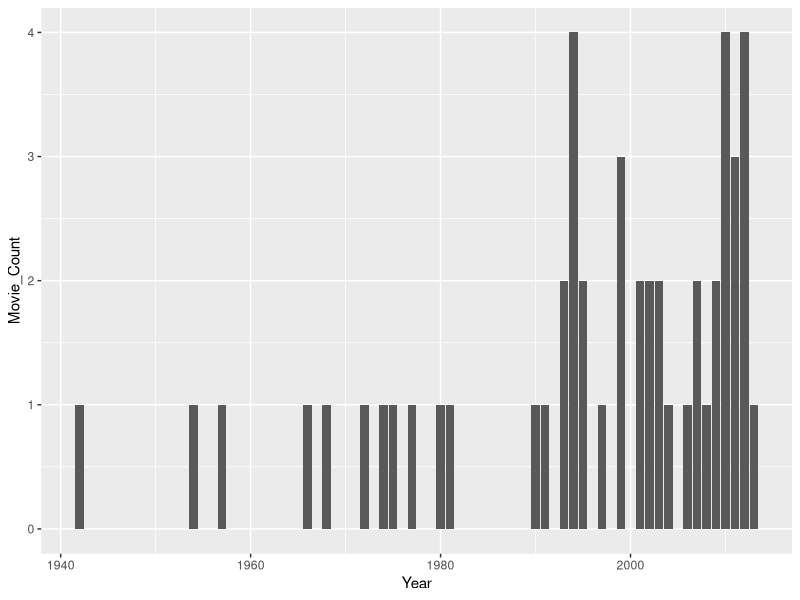
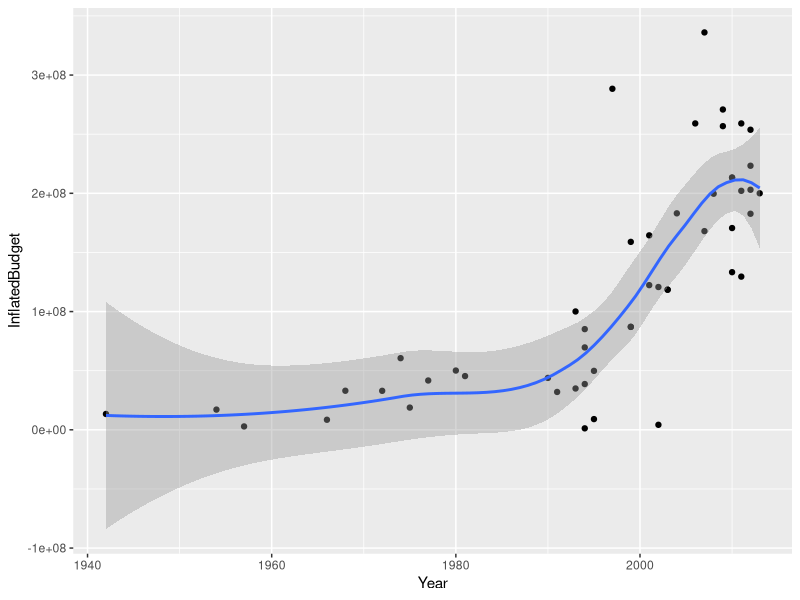
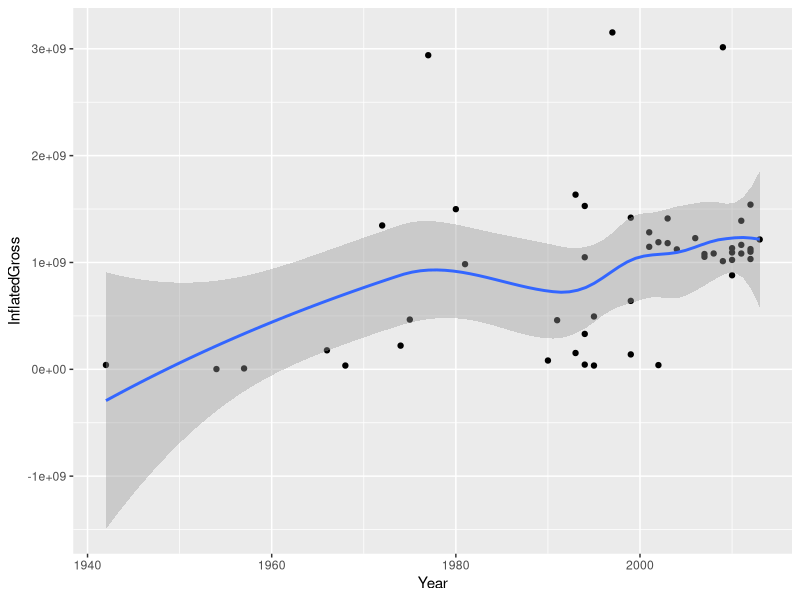
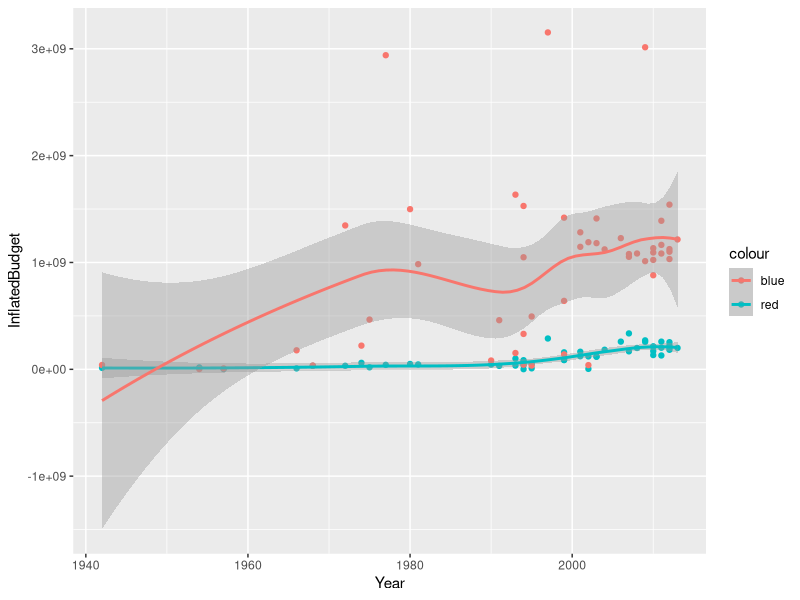

Reproduce these figures in R, in order.
## ---- chunk 1
knitr::opts_chunk$set(echo = TRUE)
## ---- chunk 2
#Packages loading to use
library(tidyverse) ##Loaded for dplyr and to 'clean' data
library(ggplot2) ##Loaded for plotting
library(dplyr) ##Loaded for computer issues

## ---- chunk 3
##Read in data and save it to variable raw_data
raw_data <- read.csv(file = "popular_film_data.csv")
glimpse (raw_data)
## ---- chunk 4
#To remove "$" and "," from InflatedBudget
raw_data$InflatedBudget <-  gsub("\\$","", raw_data$InflatedBudget) 
raw_data$InflatedBudget <-  as.numeric(gsub(",","", raw_data$InflatedBudget))

#To remove "$" and "," from InflatedGross
raw_data$InflatedGross <-  gsub("\\$","", raw_data$InflatedGross) 
raw_data$InflatedGross <-  as.numeric(gsub(",","", raw_data$InflatedGross))

#To remove "$" and "," from TotalGross
raw_data$TotalGross <-  gsub("\\$","", raw_data$TotalGross) 
raw_data$TotalGross <-  as.numeric(gsub(",","", raw_data$TotalGross))

#To View our now changed data. 
glimpse (raw_data)
## ---- chunk 5
raw_data <- raw_data |> mutate (Proportion_female = (1 - Proportion_male))

#To view our data with the new variable.
glimpse(raw_data)
## ---- chunk 6
#What is the release year range of the films in our dataset?
range(raw_data$Year)

#raw_data|>group_by(genre)
## ---- chunk 7
 raw_data|>group_by(Year) |> summarise(Movie_Count = n()) |> arrange(desc(Movie_Count))

## ---- chunk 8
#Storing the code to the "count_movieby_year" variable. 

count_movieby_year <-  raw_data|>group_by(Year) |> summarise(Movie_Count = n()) |> arrange(desc(Movie_Count))
ggplot(count_movieby_year, aes(x = Year, y = Movie_Count)) + geom_col()
## ---- chunk 9
#avg_year_budget <- raw_data |> group_by( Year) |> summarize(average_yearly_budget = mean(InflatedBudget))
#avg_year_budget

# or we can see if there is a trend in budget by the years
# we can use this code
raw_data |> group_by(Year)|> summarise(InflatedBudget) |> ggplot(aes(Year,InflatedBudget)) +geom_point() + geom_smooth()
## ---- chunk 10
raw_data |> group_by(Year) |> summarise(InflatedGross) |> ggplot(aes(Year,InflatedGross)) +geom_point() + geom_smooth()

## ---- chunk 11
#raw_data |> group_by(Year)|> ggplot(aes(Year,InflatedGross, InflatedBudget, color = )) +geom_point() + geom_smooth(method = 'loess', formula = 'y~x')

raw_data |> group_by(Year) |> ggplot(aes(x=Year))+geom_point(aes(y=InflatedBudget, color = "red")) + geom_point(aes(y=InflatedGross, color = "blue")) + geom_smooth(aes(y=InflatedBudget, color = "red")) + geom_smooth(aes(y=InflatedGross, color = "blue"))


## ---- chunk 12
raw_data |> slice_max(InflatedGross, n = 10) |> select(FilmName, Year, InflatedGross)
## ---- chunk 13
#bool<- raw_data |> c( Crime!=0, Drama!=0, Western!=0, Biography!=0, History!=0, Adventure!=0, Fantasy!=0, Mystery!=0, SciFi!=0, Romance!=0, Thriller!=0, War!=0, Family!=0, Animation!=0, Comedy!=0)

#raw_data |> slice_max(InflatedBudget) |> select(FilmName, Year, InflatedBudget, InflatedGross) |> select ()

#raw_data |> filter(InflatedBudget == max(InflatedBudget)) |> select(FilmName, Year, InflatedBudget, InflatedGross, contains"m")

#Attempting to create a modified data frame for genreFAILED 
#LINK[https://www.geeksforgeeks.org/how-to-filter-r-dataframe-by-values-in-a-column/#]
#genreframe<- raw_data[raw_data$col24==1]
#genreframe
#pivot_longer(raw_data, -c(FilmName, InflatedBudget)) |> slice_max(InflatedBudget) |> filter(value == 1) |> pivot_wider()
## ---- chunk 14

## ---- chunk 15
#Over all, what category cost more to produce on average? How much did that category produce in grossing? 

#Over all, what genre cost more to produce on average? How much did that category produce in grossings?


## ---- chunk 16
#created a new data for genre but not sure if it was correct way to combat the genre question

genre <- raw_data |> reframe(across(c(FilmName,Crime, Drama, Western, Action, Biography, History, Adventure,Fantasy, Mystery, SciFi, Romance, Thriller, War, Family, Animation,Comedy,InflatedBudget,InflatedGross)))


#genre |> group_by(c(Crime, Drama, Western, Action, Biography, History, Adventure,Fantasy, Mystery, SciFi, Romance, Thriller, War, Family, Animation,Comedy)) |> summarise(genre_count = n())

genre <- raw_data |> reframe(across(c(FilmName,Crime, Drama, Western, Action, Biography, History, Adventure,Fantasy, Mystery, SciFi, Romance, Thriller, War, Family, Animation,Comedy,FilmName)))
genre
## ---- chunk 17
#popularity

## ---- chunk 18
raw_data |> slice_max(Appreciation, n = 10)|> select(FilmName,Appreciation, Enjoyment)

raw_data |> slice_max(Enjoyment, n = 10) |> select(FilmName, Enjoyment, Appreciation)

raw_data |> slice_max(InflatedGross, n = 10) |> select(FilmName, InflatedGross, Appreciation, Enjoyment)
